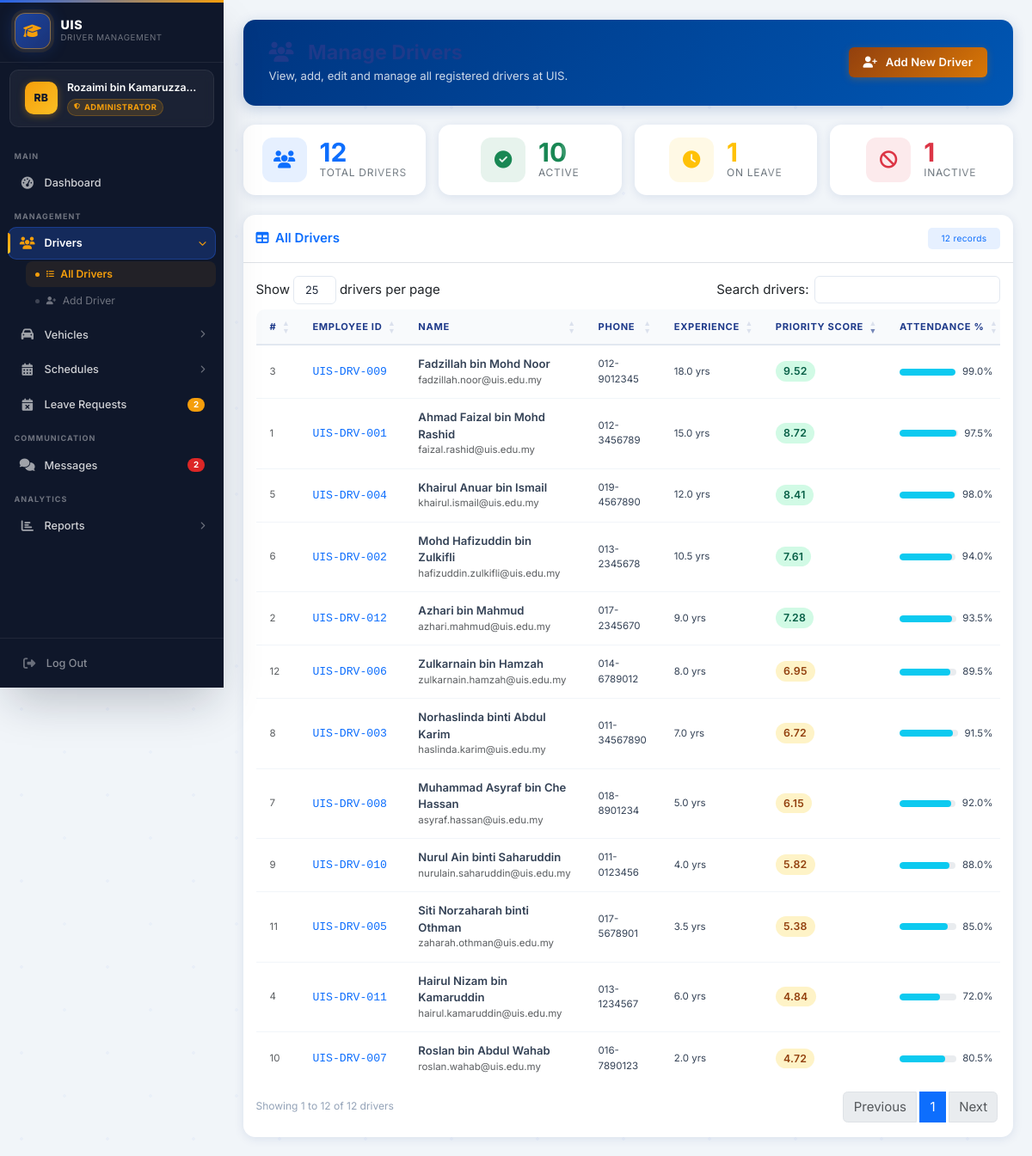
Screenshot of /admin/drivers.php (signed in) with the database file from the repository.
### tables this page shows
CREATE TABLE drivers (
    driver_id           INT             NOT NULL AUTO_INCREMENT,
    employee_id         VARCHAR(20)     NOT NULL,
    name                VARCHAR(100)    NOT NULL,
    phone               VARCHAR(20)     NULL DEFAULT NULL,
    email               VARCHAR(100)    NULL DEFAULT NULL,
    address             TEXT            NULL DEFAULT NULL,
    experience_years    DECIMAL(4,1)    NOT NULL DEFAULT 0,
    attendance_rate     DECIMAL(5,2)    NOT NULL DEFAULT 100.00 COMMENT '0-100 percentage',
    performance_score   DECIMAL(5,2)    NOT NULL DEFAULT 5.00  COMMENT '0-10 scale',
    certification_score DECIMAL(5,2)    NOT NULL DEFAULT 5.00  COMMENT '0-10 scale',
    license_number      VARCHAR(50)     NULL DEFAULT NULL,
    license_class       VARCHAR(10)     NULL DEFAULT NULL,
    license_expiry      DATE            NULL DEFAULT NULL,
    status              ENUM('active','inactive','on_leave') NOT NULL DEFAULT 'active',
    driver_type         ENUM('top_management','regular') NOT NULL DEFAULT 'regular',
    created_at          TIMESTAMP       NOT NULL DEFAULT CURRENT_TIMESTAMP,
    updated_at          TIMESTAMP       NOT NULL DEFAULT CURRENT_TIMESTAMP ON UPDATE CURRENT_TIMESTAMP,
    PRIMARY KEY (driver_id),
    UNIQUE KEY uq_drivers_employee_id (employee_id)
);

### admin/drivers.php (the view, shortened to what this page needs)
<?php
require_once '../config/database.php';
$result  = $conn->query("SELECT * FROM drivers ORDER BY name ASC");
$drivers = $result ? $result->fetch_all(MYSQLI_ASSOC) : [];
$total    = count($drivers);
$active   = 0;
$on_leave = 0;
$inactive = 0;
foreach ($drivers as &$d) {
    switch ($d['status']) {
        case 'active':   $active++;   break;
        case 'on_leave': $on_leave++; break;
        case 'inactive': $inactive++; break;
    }
}
?>
<!DOCTYPE html>
<html lang="en">
<head>
    <link href="https://cdn.jsdelivr.net/npm/bootstrap@5.3.0/dist/css/bootstrap.min.css" rel="stylesheet">
    <link href="https://cdnjs.cloudflare.com/ajax/libs/font-awesome/6.4.0/css/all.min.css" rel="stylesheet">
    <link href="https://cdn.datatables.net/1.13.6/css/dataTables.bootstrap5.min.css" rel="stylesheet">
    <link href="<?php echo SITE_URL; ?>/assets/css/style.css" rel="stylesheet">
</head>
<body>
<?php include '../includes/sidebar.php'; ?>
<main class="main-content p-4">
    <div class="page-header d-flex justify-content-between align-items-center flex-wrap gap-3">
        <div>
            <h1><i class="fas fa-users me-2" aria-hidden="true"></i>Manage Drivers</h1>
            <p>View, add, edit and manage all registered drivers at UIS.</p>
        </div>
        <a href="<?php echo SITE_URL; ?>/admin/add_driver.php" class="btn btn-warning fw-semibold">
            <i class="fas fa-user-plus me-1" aria-hidden="true"></i> Add New Driver
        </a>
    </div>
    <div class="row g-3 mb-4">
        <div class="col-6 col-md-3">
            <div class="card stat-card h-100 p-3">
                <div class="d-flex align-items-center gap-3">
                    <div class="stat-icon bg-primary bg-opacity-10 text-primary">
                        <i class="fas fa-users" aria-hidden="true"></i>
                    </div>
                    <div>
                        <div class="stat-value text-primary"><?php echo $total; ?></div>
                        <div class="stat-label">Total Drivers</div>
                    </div>
                </div>
            </div>
        </div>
        <div class="col-6 col-md-3">
            <div class="card stat-card h-100 p-3">
                <div class="d-flex align-items-center gap-3">
                    <div class="stat-icon bg-success bg-opacity-10 text-success">
                        <i class="fas fa-circle-check" aria-hidden="true"></i>
                    </div>
                    <div>
                        <div class="stat-value text-success"><?php echo $active; ?></div>
                        <div class="stat-label">Active</div>
                    </div>
                </div>
            </div>
        </div>
        <div class="col-6 col-md-3">
            <div class="card stat-card h-100 p-3">
                <div class="d-flex align-items-center gap-3">
                    <div class="stat-icon bg-warning bg-opacity-10 text-warning">
                        <i class="fas fa-clock" aria-hidden="true"></i>
                    </div>
                    <div>
                        <div class="stat-value text-warning"><?php echo $on_leave; ?></div>
                        <div class="stat-label">On Leave</div>
                    </div>
                </div>
            </div>
        </div>
        <div class="col-6 col-md-3">
            <div class="card stat-card h-100 p-3">
                <div class="d-flex align-items-center gap-3">
                    <div class="stat-icon bg-danger bg-opacity-10 text-danger">
                        <i class="fas fa-ban" aria-hidden="true"></i>
                    </div>
                    <div>
                        <div class="stat-value text-danger"><?php echo $inactive; ?></div>
                        <div class="stat-label">Inactive</div>
                    </div>
                </div>
            </div>
        </div>
    </div>
    <div class="card table-card">
        <div class="card-body p-0">
            <div class="p-3 border-bottom d-flex align-items-center justify-content-between flex-wrap gap-2">
                <h6 class="mb-0 fw-semibold text-primary">
                    <i class="fas fa-table me-1" aria-hidden="true"></i> All Drivers
                </h6>
                <span class="badge bg-primary bg-opacity-10 text-primary fw-normal px-3 py-2">
                    <?php echo $total; ?> record<?php echo $total !== 1 ? 's' : ''; ?>
                </span>
            </div>
            <div class="p-3">
                <div class="table-responsive">
                    <table id="driversTable" class="table table-hover align-middle mb-0">
                        <thead>
                            <tr>
                                <th>#</th>
                                <th>Employee ID</th>
                                <th>Name</th>
                                <th>Phone</th>
                                <th>Experience</th>
                                <th>Priority Score</th>
                                <th>Attendance %</th>
                            </tr>
                        </thead>
                        <tbody>
                        <?php foreach ($drivers as $i => $d): ?>
                            <?php
                                $score     = $d['priority_score'];
                                $scoreClass = 'priority-low';
                                if ($score >= 7)      $scoreClass = 'priority-high';
                                elseif ($score >= 4)  $scoreClass = 'priority-medium';
                            ?>
                            <tr>
                                <td class="text-muted small"><?php echo $i + 1; ?></td>
                                <td>
                                    <span class="fw-medium text-primary font-monospace">
                                        <?php echo htmlspecialchars($d['employee_id']); ?>
                                    </span>
                                </td>
                                <td>
                                    <div class="fw-semibold"><?php echo htmlspecialchars($d['name']); ?></div>
                                    <div class="small text-muted"><?php echo htmlspecialchars($d['email'] ?? ''); ?></div>
                                </td>
                                <td class="small"><?php echo htmlspecialchars($d['phone']); ?></td>
                                <td class="small">
                                    <?php echo number_format((float)$d['experience_years'], 1); ?> yr<?php echo (float)$d['experience_years'] != 1 ? 's' : ''; ?>
                                </td>
                                <td>
                                    <span class="badge-priority <?php echo $scoreClass; ?>">
                                        <?php echo number_format($score, 2); ?>
                                    </span>
                                </td>
                                <td>
                                    <div class="d-flex align-items-center gap-2">
                                        <div class="score-bar flex-grow-1" style="max-width:70px;">
                                            <div class="score-bar-fill bg-info"
                                                 style="width:<?php echo min(100, (float)$d['attendance_rate']); ?>%"></div>
                                        </div>
                                        <span class="small"><?php echo number_format((float)$d['attendance_rate'], 1); ?>%</span>
                                    </div>
                                </td>
                            </tr>
                        <?php endforeach; ?>
                        </tbody>
                    </table>
                </div>
            </div>
        </div>
    </div>
</main>
</body>
</html>

### admin/drivers.php (style rules this page uses)
.stat-card { border: none; border-radius: 14px; box-shadow: 0 2px 12px rgba(0,53,128,.10); transition: transform .2s, box-shadow .2s; }
.stat-card .stat-icon { width: 52px; height: 52px; border-radius: 12px; display: flex; align-items: center; justify-content: center; font-size: 1.35rem; }
.stat-value { font-size: 2rem; font-weight: 700; line-height: 1; }
.stat-label { font-size: .8rem; text-transform: uppercase; letter-spacing: .06em; color: #6c757d; }
.table-card { border: none; border-radius: 14px; overflow: hidden; box-shadow: 0 2px 12px rgba(0,53,128,.10); }
.table thead th { background: #f8f9fb; font-size: .78rem; text-transform: uppercase; letter-spacing: .06em; color: #4b5563; border-bottom: 2px solid #e5e7eb; white-space: nowrap; }
.badge-priority { font-size: .82rem; font-weight: 600; border-radius: 20px; padding: .35em .75em; letter-spacing: .02em; }
.priority-high { background: #d1fae5; color: #065f46; }
.priority-medium { background: #fef3c7; color: #92400e; }
.page-header { background: linear-gradient(135deg, #003580 0%, #0056b3 100%); border-radius: 14px; color: #fff; padding: 1.6rem 2rem; margin-bottom: 1.5rem; box-shadow: 0 4px 16px rgba(0,53,128,.20); }
.page-header h1 { font-size: 1.55rem; font-weight: 700; margin: 0; }
.page-header p { margin: .3rem 0 0; opacity: .8; font-size: .88rem; }
.score-bar { height: 8px; border-radius: 4px; background: #e9ecef; overflow: hidden; }
.score-bar-fill { height: 100%; border-radius: 4px; transition: width .6s ease; }

### rows the page displays
drivers: employee "UIS-DRV-001", name "Ahmad Faizal bin Mohd Rashid", email "faizal.rashid@uis.edu.my", phone "012-3456789", experience_years "15.0", score "8.72", attendance_rate "97.5"
drivers: employee "UIS-DRV-012", name "Azhari bin Mahmud", email "azhari.mahmud@uis.edu.my", phone "017-2345670", experience_years "9.0", score "7.28", attendance_rate "93.5"
drivers: employee "UIS-DRV-009", name "Fadzillah bin Mohd Noor", email "fadzillah.noor@uis.edu.my", phone "012-9012345", experience_years "18.0", score "9.52", attendance_rate "99.0"
drivers: employee "UIS-DRV-011", name "Hairul Nizam bin Kamaruddin", email "hairul.kamaruddin@uis.edu.my", phone "013-1234567", experience_years "6.0", score "4.84", attendance_rate "72.0"
drivers: employee "UIS-DRV-004", name "Khairul Anuar bin Ismail", email "khairul.ismail@uis.edu.my", phone "019-4567890", experience_years "12.0", score "8.41", attendance_rate "98.0"
drivers: employee "UIS-DRV-002", name "Mohd Hafizuddin bin Zulkifli", email "hafizuddin.zulkifli@uis.edu.my", phone "013-2345678", experience_years "10.5", score "7.61", attendance_rate "94.0"
drivers: employee "UIS-DRV-008", name "Muhammad Asyraf bin Che Hassan", email "asyraf.hassan@uis.edu.my", phone "018-8901234", experience_years "5.0", score "6.15", attendance_rate "92.0"
drivers: employee "UIS-DRV-003", name "Norhaslinda binti Abdul Karim", email "haslinda.karim@uis.edu.my", phone "011-34567890", experience_years "7.0", score "6.72", attendance_rate "91.5"
drivers: employee "UIS-DRV-010", name "Nurul Ain binti Saharuddin", email "nurulain.saharuddin@uis.edu.my", phone "011-0123456", experience_years "4.0", score "5.82", attendance_rate "88.0"
drivers: employee "UIS-DRV-007", name "Roslan bin Abdul Wahab", email "roslan.wahab@uis.edu.my", phone "016-7890123", experience_years "2.0", score "4.72", attendance_rate "80.5"
drivers: employee "UIS-DRV-005", name "Siti Norzaharah binti Othman", email "zaharah.othman@uis.edu.my", phone "017-5678901", experience_years "3.5", score "5.38", attendance_rate "85.0"
drivers: employee "UIS-DRV-006", name "Zulkarnain bin Hamzah", email "zulkarnain.hamzah@uis.edu.my", phone "014-6789012", experience_years "8.0", score "6.95", attendance_rate "89.5"

### other values shown
$initials "RB"
$full_name "Rozaimi bin Kamaruzza…"
$role_label "ADMINISTRATOR"
$_pending_leaves "2"
$_unread_msgs "2"
$total "12"
$active "10"
$on_leave "1"
$inactive "1"
